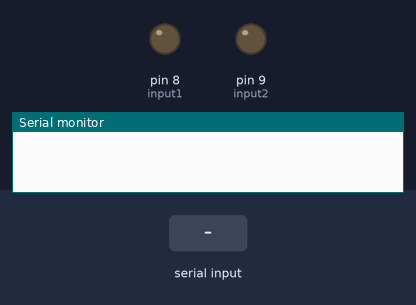
A sketch run on a simulated Arduino Uno, built with avr-gcc and run on an emulated ATmega328P. On the bench: output pins drawn as LEDs (lit = HIGH), the last lines printed to the serial monitor. The inputs (shaded band) are chosen by the test bench.

Above: at 1.2 s.
1.3 s: "a" received over Serial
At 1.9 s:
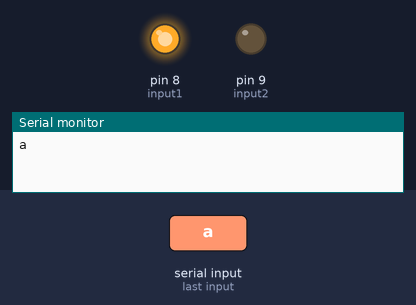
2.8 s: "c" received over Serial
At 3.7 s:
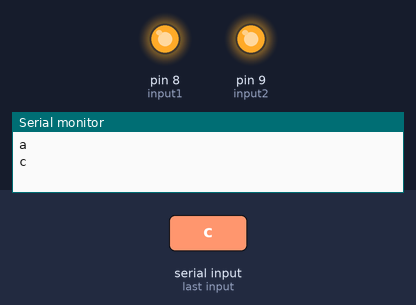
4.3 s: "b" received over Serial
At 4.8 s:
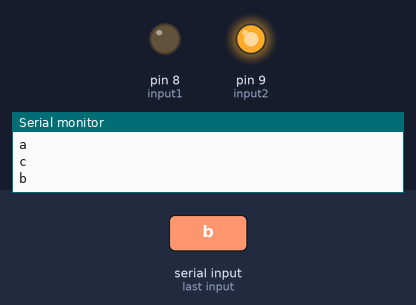
Timing chart, 0 to 7.3 s (numbered marks = the images above; inputs shaded):
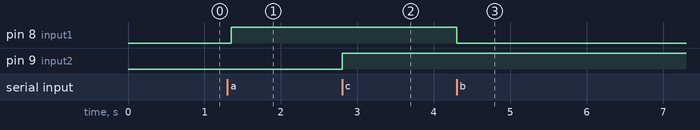

The sketch:

bluetoothControlledAC_Light.ino
```cpp
int input1=8;
int input2=9;

void setup() {
 pinMode(input1, OUTPUT);
 pinMode(input2,OUTPUT);
 Serial.begin(9600);
 }

void loop() {

 if(Serial.available()>0)
   {
      char data= Serial.read();
      switch(data)
      {
        case 'a': digitalWrite(input1, HIGH);
        break;

        case 'b': digitalWrite(input1, LOW);
        break;

        case 'c': digitalWrite(input2, HIGH);
        break;

        case 'd': digitalWrite(input2, LOW);
        break;

        default : break;
      }
      Serial.println(data);
   }
   delay(50);
}
```

Measured:
- after the input at 1.3 s, pin 8 (input1): LOW → HIGH after 0.05 s
- after the input at 2.8 s, pin 9 (input2): LOW → HIGH at once
- after the input at 4.3 s, pin 8 (input1): HIGH → LOW at once
